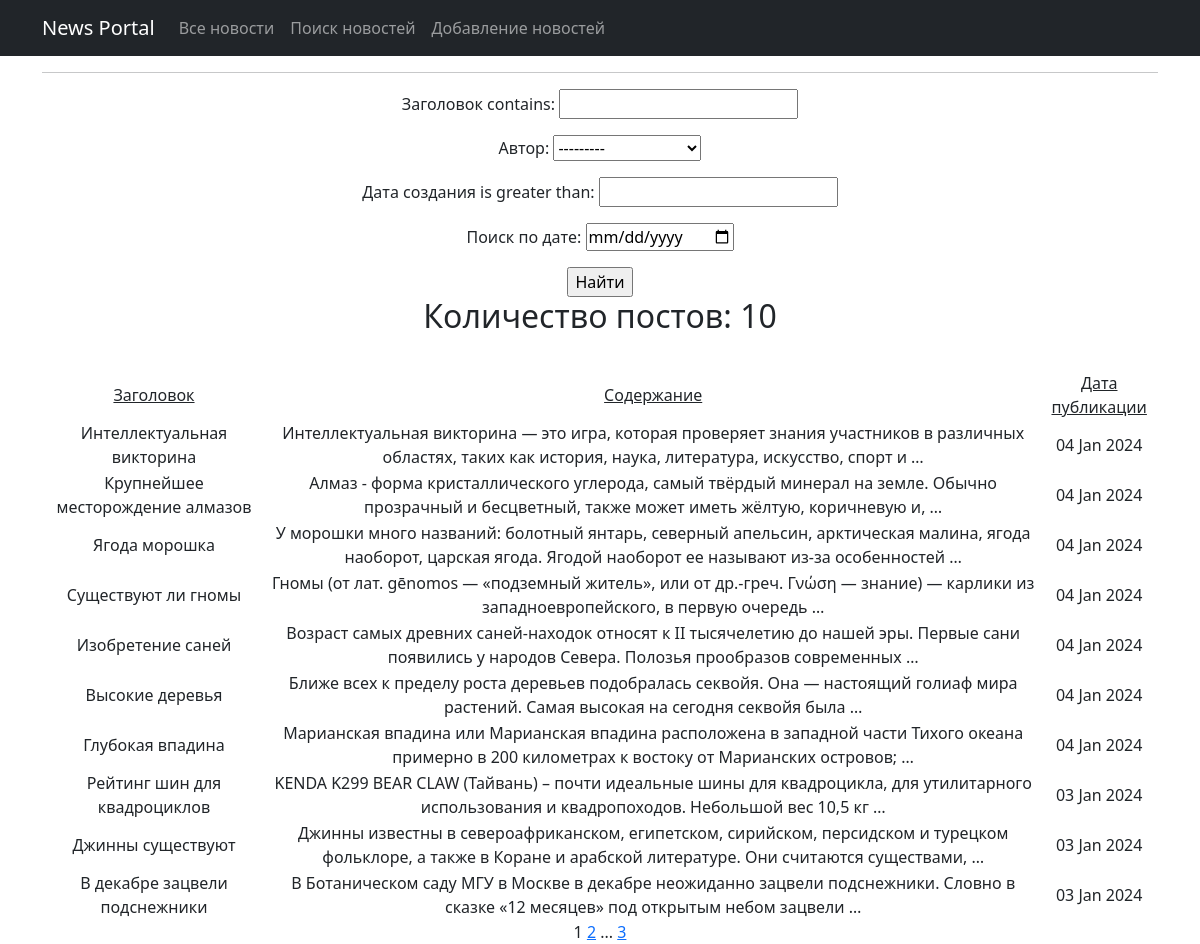
The app's page /news/search/ with its own data.
### news/models.py (models this page shows, shortened)
class Post(models.Model):
    news = 'NE'
    article = 'AR'
    POST_TYPES = [
        (news, "Новость"),
        (article, 'Статья'),
    ]
    post_time = models.DateTimeField(auto_now_add=True, verbose_name="Дата создания")
    title = models.CharField(max_length=255, verbose_name="Заголовок")
    text = models.TextField()
    post_type = models.CharField(max_length=2, choices=POST_TYPES, default=news, verbose_name="Вид поста")
    author = models.ForeignKey(Author, on_delete=models.CASCADE, verbose_name="Автор")
    post_update = models.DateTimeField(auto_now=True, verbose_name="Дата изменения")
    rating = models.IntegerField(default=0)
    category = models.ManyToManyField(Category, through='PostCategory')

### news/views.py (the view)
# urls.py: path('search/', NewsSearch.as_view(), name='post_search'),
class NewsSearch(ListView):
    model = Post
    template_name = 'post_search.html'
    context_object_name = 'posts'
    ordering = '-post_time'
    paginate_by = 10
    def get_queryset(self):
        queryset = super().get_queryset()
        self.filterset = PostFilter(self.request.GET, queryset=queryset)
        return self.filterset.qs
    def get_context_data(self, **kwargs):
        context = super().get_context_data(**kwargs)
        context['filterset'] = self.filterset
        return context

### news/templatetags/custom_filters.py (called while the page is built)
@register.filter()
def censor(value):
    for word in sensor_list:
        value = value.replace(word[1:], '*' * len(word[1:]))
    return value

### templates/post_search.html (shortened to what this page needs)
{% extends 'default.html' %}
{% load custom_filters %}
{% block content %}
    <hr>
    <form action="" method="get">
    {{ filterset.form.as_p }}
        <input type="submit" value="Найти">
    </form>
{% if posts %}
    <h2>Количество постов: {{ posts|length }}</h2>
<table width="100%" style="margin-top:35px">
    <tr>
        <td><u>Заголовок</u></td>
        <td><u>Содержание</u></td>
        <td><u>Дата публикации</u></td>
    </tr>
    {% for post in posts %}
    <tr>
        <td>{{ post.title }}</td>
        <td>{{ post.text|truncatewords:20|censor }}</td>
        <td>{{ post.post_time|date:'d M Y' }}</td>
    </tr>
    {% endfor %}
</table>
{% else %}
<h3>Публикаций нет!</h3>
{% endif %}
{{ page_obj.number }}
{% if page_obj.has_next %}
    <a href="?page={{ page_obj.next_page_number }}">{{ page_obj.next_page_number }}</a>
        {% if paginator.num_pages != page_obj.next_page_number %}
            ...
            <a href="?page={{ page_obj.paginator.num_pages }}">{{ page_obj.paginator.num_pages }}</a>
        {% endif %}
{% endif %}
{% endblock content %}

### records on screen
Post: title "Интеллектуальная викторина", text|censor "Интеллектуальная викторина — это игра, которая проверяет знания участников в различных областях, таких как история, наука, литература, искусство, спорт и …", post_time "04 Jan 2024"
Post: title "Крупнейшее месторождение алмазов", text|censor "Алмаз - форма кристаллического углерода, самый твёрдый минерал на земле. Обычно прозрачный и бесцветный, также может иметь жёлтую, коричневую и, …", post_time "04 Jan 2024"
Post: title "Ягода морошка", text|censor "У морошки много названий: болотный янтарь, северный апельсин, арктическая малина, ягода наоборот, царская ягода. Ягодой наоборот ее называют из-за особенностей …", post_time "04 Jan 2024"
Post: title "Существуют ли гномы", text|censor "Гномы (от лат. gēnomos — «подземный житель», или от др.-греч. Γνώση — знание) — карлики из западноевропейского, в первую очередь …", post_time "04 Jan 2024"
Post: title "Изобретение саней", text|censor "Возраст самых древних саней-находок относят к II тысячелетию до нашей эры. Первые сани появились у народов Севера. Полозья прообразов современных …", post_time "04 Jan 2024"
Post: title "Высокие деревья", text|censor "Ближе всех к пределу роста деревьев подобралась секвойя. Она — настоящий голиаф мира растений. Самая высокая на сегодня секвойя была …", post_time "04 Jan 2024"
Post: title "Глубокая впадина", text|censor "Марианская впадина или Марианская впадина расположена в западной части Тихого океана примерно в 200 километрах к востоку от Марианских островов; …", post_time "04 Jan 2024"
Post: title "Рейтинг шин для квадроциклов", text|censor "KENDA K299 BEAR CLAW (Тайвань) – почти идеальные шины для квадроцикла, для утилитарного использования и квадропоходов. Небольшой вес 10,5 кг …", post_time "03 Jan 2024"
Post: title "Джинны существуют", text|censor "Джинны известны в североафриканском, египетском, сирийском, персидском и турецком фольклоре, а также в Коране и арабской литературе. Они считаются существами, …", post_time "03 Jan 2024"
Post: title "В декабре зацвели подснежники", text|censor "В Ботаническом саду МГУ в Москве в декабре неожиданно зацвели подснежники. Словно в сказке «12 месяцев» под открытым небом зацвели …", post_time "03 Jan 2024"

### other values on screen
{{ posts|length }} "10"
{{ page_obj.number }} "1"
{{ page_obj.next_page_number }} "2"
{{ page_obj.paginator.num_pages }} "3"
